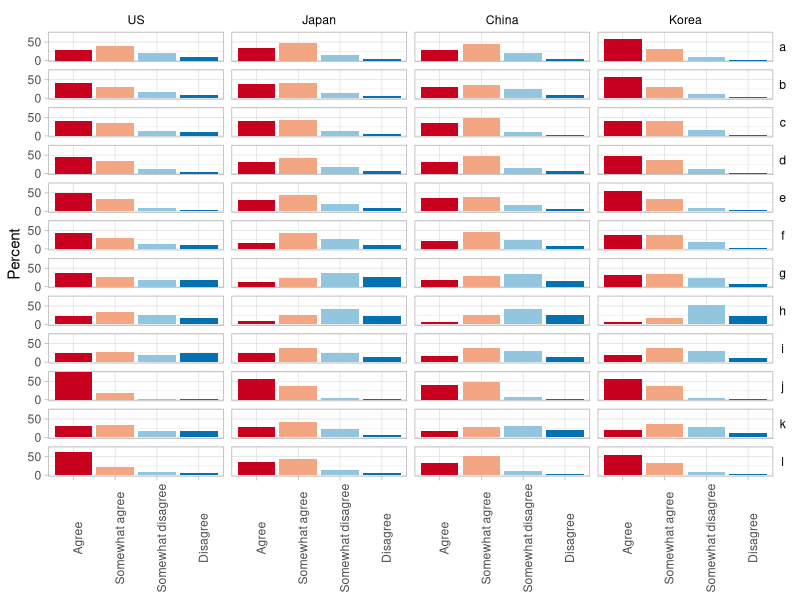

The R script that drew this image:
## ---- chunk 1
knitr::opts_chunk$set(echo = FALSE)

library(tidyverse)

theme_set(theme_light())
## ---- chunk 2
# content/post/2023-03-15-questionnaires-can-be-confusing-by-order/

results <- read_csv("q33results.csv")
## ---- chunk 3
results |> 
  mutate(question = str_to_lower(question)) |> 
  pivot_longer(Japan:Korea, names_to = "country") |> 
  mutate(
    country = factor(country,
                     levels = c("US", "Japan", "China", "Korea")),
    res2 = factor(res2,
                  levels = c("Agree", "Somewhat agree",
                             "Somewhat disagree", "Disagree"))
  ) |> 
  ggplot(aes(res2, value)) +
  geom_col(aes(fill = res2)) +
  scale_y_continuous(breaks = c(0, 50)) +
  scale_fill_brewer(palette = "RdBu") +
  facet_grid(rows = vars(question), cols = vars(country)) +
  labs(x = NULL, y = "Percent") +
  theme(
    axis.text.x = element_text(angle = 90),
    strip.background = element_blank(),
    strip.text = element_text(color = "black"),
    strip.text.y = element_text(angle = 0),
    legend.position = "none"
  )
